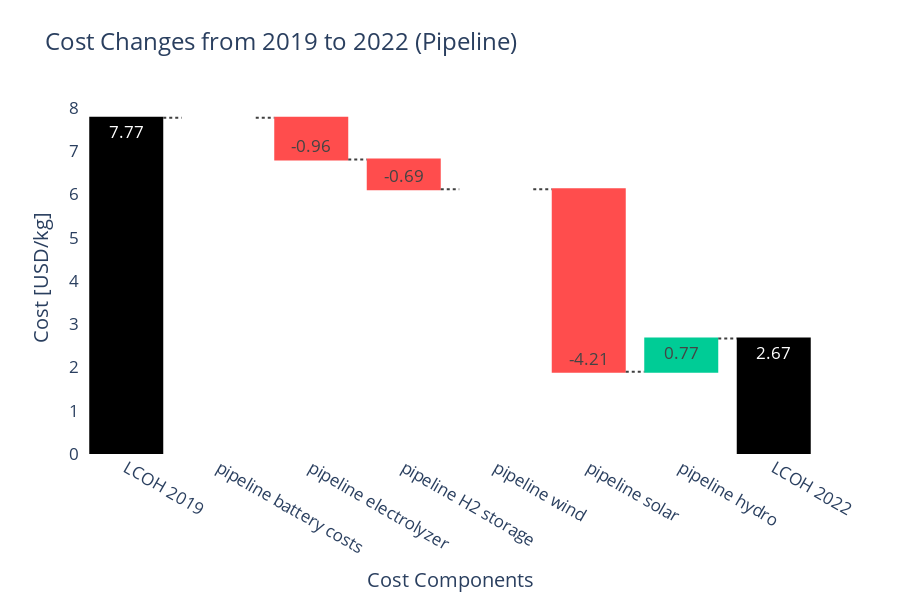
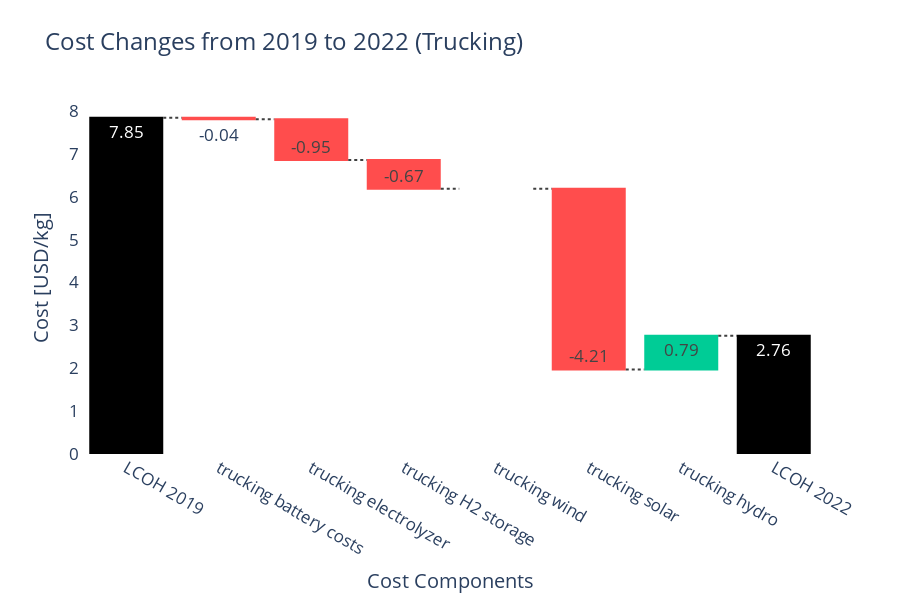

These figures' notebook cell, in order:
### Markdown cell above
Pipeline Production Cost: For a 1% decrease in capacity factor, the cost increases by 2.3%
Pipeline Total Cost: For a 1% decrease in capacity factor, the cost increases by 1.8%
Trucking Production Cost: For a 1% decrease in capacity factor, the cost increases by 3.5%
Trucking Total Cost: For a 1% decrease in capacity factor, the cost increases by 2.9%

### Code cell
import plotly.graph_objects as go

# Function to generate a waterfall chart displaying total cost for 2019, changes for each component, and the total for 2022
def generate_waterfall_chart_with_changes(gdf_2019, gdf_2022, transport_type):
    # Define the columns for the cost breakdown
    columns = [
        f'Vientiane LCOH - {transport_type} battery costs portion',
        f'Vientiane LCOH - {transport_type} electrolyzer portion',
        f'Vientiane LCOH - {transport_type} H2 storage portion',
        f'Vientiane LCOH - {transport_type} wind portion',
        f'Vientiane LCOH - {transport_type} solar portion',
        f'Vientiane LCOH - {transport_type} hydro portion'
    ]
    
    # Find the row with the minimum production cost for 2019 and 2022
    min_row_2019 = gdf_2019.loc[gdf_2019[f'Vientiane {transport_type} production cost'].idxmin()]
    min_row_2022 = gdf_2022.loc[gdf_2022[f'Vientiane {transport_type} production cost'].idxmin()]

    # Extract the cost values from the minimum row for both 2019 and 2022
    cost_values_2019 = [min_row_2019[col] for col in columns]
    cost_values_2022 = [min_row_2022[col] for col in columns]

    # Calculate the cost differences between 2019 and 2022 for each component
    cost_diff = [cost_values_2022[i] - cost_values_2019[i] for i in range(len(columns))]

    # Calculate the total costs for 2019 and 2022
    total_cost_2019 = min_row_2019[f'Vientiane {transport_type} production cost']
    total_cost_2022 = min_row_2022[f'Vientiane {transport_type} production cost']

    # Calculate the percentage reduction in total cost
    percentage_reduction = ((total_cost_2019 - total_cost_2022) / total_cost_2019) * 100

    # Create labels for the waterfall chart
    labels = ["LCOH 2019"] + [col.split(" - ")[1].replace(' portion', '') for col in columns] + ["LCOH 2022"]

    # The waterfall starts with the total cost for 2019 and shows changes leading to the total for 2022
    fig = go.Figure(go.Waterfall(
        name="Cost Changes",
        orientation="v",
        measure=["absolute"] + ["relative"] * len(cost_diff) + ["total"],  # Total 2019, changes, then Total 2022
        x=labels,
        y=[total_cost_2019] + cost_diff + [total_cost_2022 - total_cost_2019],  # Total 2019, changes, and then the total difference for 2022
        text=[f"{value:.2f}" for value in [total_cost_2019] + cost_diff + [total_cost_2022]],
        connector={"line": {"color": "rgb(63, 63, 63)", "dash": "dot"}},
        increasing={"marker": {"color": "#00cc96"}},
        decreasing={"marker": {"color": "#ff4d4d"}},
        totals={"marker": {"color": "black"}}
    ))

    # # Add annotation for percentage reduction
    # fig.add_annotation(
    #     text=f"Reduction: {percentage_reduction:.2f}%",
    #     x="Total 2022", y=total_cost_2022,
    #     showarrow=False,
    #     font=dict(size=15, color="black"),
    #     align="center",
    #     xshift=20, yshift=30
    # )

    # Update layout for better visualization
    fig.update_layout(
        title=f"Cost Changes from 2019 to 2022 ({transport_type.capitalize()})",
        xaxis_title="Cost Components",
        yaxis_title="Cost [USD/kg]",
        font=dict(size=17),  # Adjust font size here
        plot_bgcolor="white",
        width=900,
        height=600,
        showlegend=False
    )

    # Show the plot
    fig.show()

# Example calls for pipeline and trucking
generate_waterfall_chart_with_changes(gdf_2019, gdf_2022, 'pipeline')
generate_waterfall_chart_with_changes(gdf_2019, gdf_2022, 'trucking')

### Figure 1 — Plotly figure (JSON) as saved in the notebook; plotly's stock layout.template omitted (floating-point values rounded to 4 significant figures)
{"data": [{"connector": {"line": {"color": "rgb(63, 63, 63)", "dash": "dot"}}, "decreasing": {"marker": {"color": "#ff4d4d"}}, "increasing": {"marker": {"color": "#00cc96"}}, "measure": ["absolute", "relative", "relative", "relative", "relative", "relative", "relative", "total"], "name": "Cost Changes", "orientation": "v", "text": ["7.77", "0.00", "-0.96", "-0.69", "0.00", "-4.21", "0.77", "2.67"], "totals": {"marker": {"color": "black"}}, "type": "waterfall", "x": ["LCOH 2019", "pipeline battery costs", "pipeline electrolyzer", "pipeline H2 storage", "pipeline wind", "pipeline solar", "pipeline hydro", "LCOH 2022"], "y": [7.77, 0, -0.9637, -0.6909, 0, -4.214, 0.7669, -5.101]}], "layout": {"font": {"size": 17}, "height": 600, "plot_bgcolor": "white", "showlegend": false, "title": {"text": "Cost Changes from 2019 to 2022 (Pipeline)"}, "width": 900, "xaxis": {"title": {"text": "Cost Components"}}, "yaxis": {"title": {"text": "Cost [USD/kg]"}}}}

### Figure 2 — Plotly figure (JSON) as saved in the notebook; plotly's stock layout.template omitted (floating-point values rounded to 4 significant figures)
{"data": [{"connector": {"line": {"color": "rgb(63, 63, 63)", "dash": "dot"}}, "decreasing": {"marker": {"color": "#ff4d4d"}}, "increasing": {"marker": {"color": "#00cc96"}}, "measure": ["absolute", "relative", "relative", "relative", "relative", "relative", "relative", "total"], "name": "Cost Changes", "orientation": "v", "text": ["7.85", "-0.04", "-0.95", "-0.67", "0.00", "-4.21", "0.79", "2.76"], "totals": {"marker": {"color": "black"}}, "type": "waterfall", "x": ["LCOH 2019", "trucking battery costs", "trucking electrolyzer", "trucking H2 storage", "trucking wind", "trucking solar", "trucking hydro", "LCOH 2022"], "y": [7.846, -0.03544, -0.9497, -0.6744, 0, -4.212, 0.787, -5.085]}], "layout": {"font": {"size": 17}, "height": 600, "plot_bgcolor": "white", "showlegend": false, "title": {"text": "Cost Changes from 2019 to 2022 (Trucking)"}, "width": 900, "xaxis": {"title": {"text": "Cost Components"}}, "yaxis": {"title": {"text": "Cost [USD/kg]"}}}}
